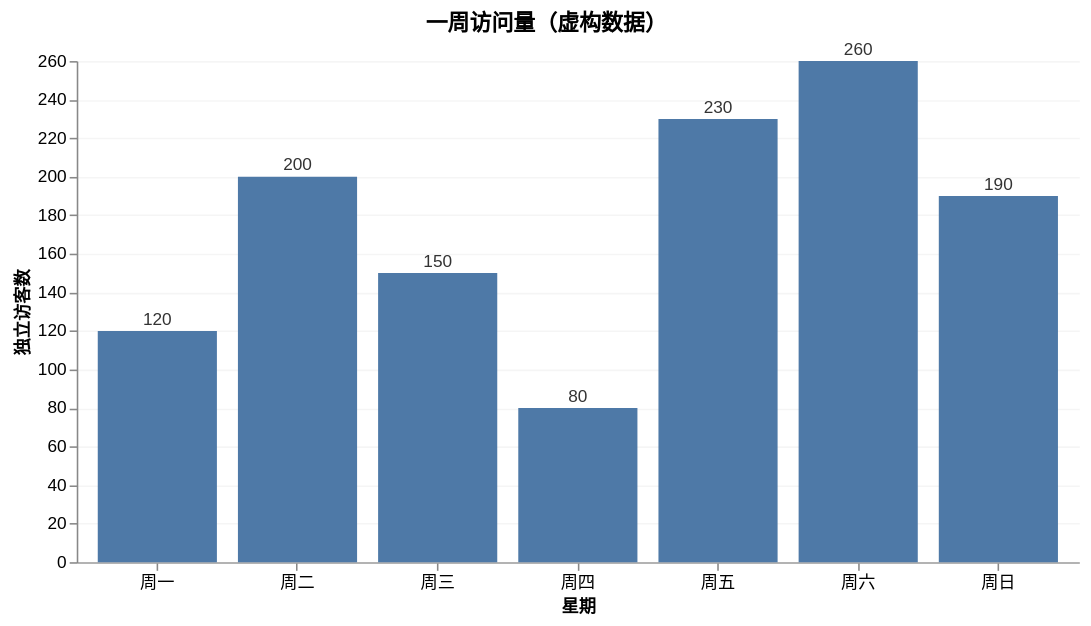

The specification (Vega-Lite) saved for this image:
### Vega specification from a JSON file in a GitHub repository (floating-point values rounded to 4 significant figures)
{"$schema": "https://vega.github.io/schema/vega/v6.json", "description": "最基础的柱状图：inline 数据 + band/linear 比例尺 + 坐标轴 + rect/text 标记 + hover 编码集", "width": 640, "height": 320, "padding": 8, "title": {"text": "一周访问量（虚构数据）", "fontSize": 14}, "data": [{"name": "visits", "values": [{"day": "周一", "uv": 120}, {"day": "周二", "uv": 200}, {"day": "周三", "uv": 150}, {"day": "周四", "uv": 80}, {"day": "周五", "uv": 230}, {"day": "周六", "uv": 260}, {"day": "周日", "uv": 190}]}], "scales": [{"name": "x", "type": "band", "domain": {"data": "visits", "field": "day"}, "range": "width", "padding": 0.15}, {"name": "y", "type": "linear", "domain": {"data": "visits", "field": "uv"}, "range": "height", "nice": true, "zero": true}], "axes": [{"orient": "bottom", "scale": "x", "title": "星期"}, {"orient": "left", "scale": "y", "title": "独立访客数", "grid": true, "gridOpacity": 0.3}], "marks": [{"type": "rect", "from": {"data": "visits"}, "encode": {"enter": {"x": {"scale": "x", "field": "day"}, "width": {"scale": "x", "band": 1}, "y": {"scale": "y", "field": "uv"}, "y2": {"scale": "y", "value": 0}}, "update": {"fill": {"value": "#4e79a7"}}, "hover": {"fill": {"value": "#e15759"}}}}, {"type": "text", "from": {"data": "visits"}, "encode": {"enter": {"x": {"scale": "x", "field": "day", "band": 0.5}, "y": {"scale": "y", "field": "uv", "offset": -4}, "text": {"field": "uv"}, "align": {"value": "center"}, "fill": {"value": "#333333"}}}}], "config": {"axis": {"labelFontSize": 11}}}
